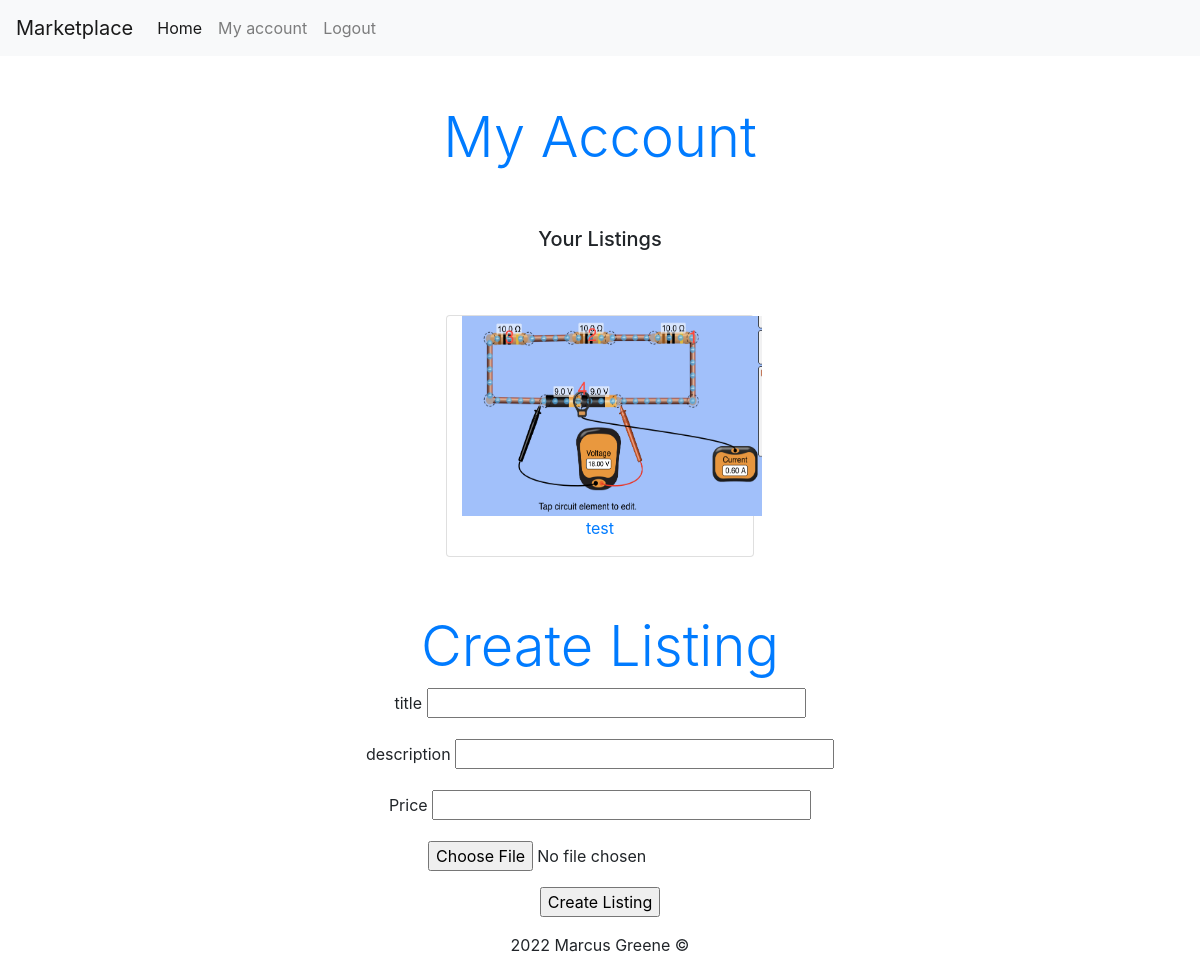
The page /my_account (signed in) on the database as committed earlier.
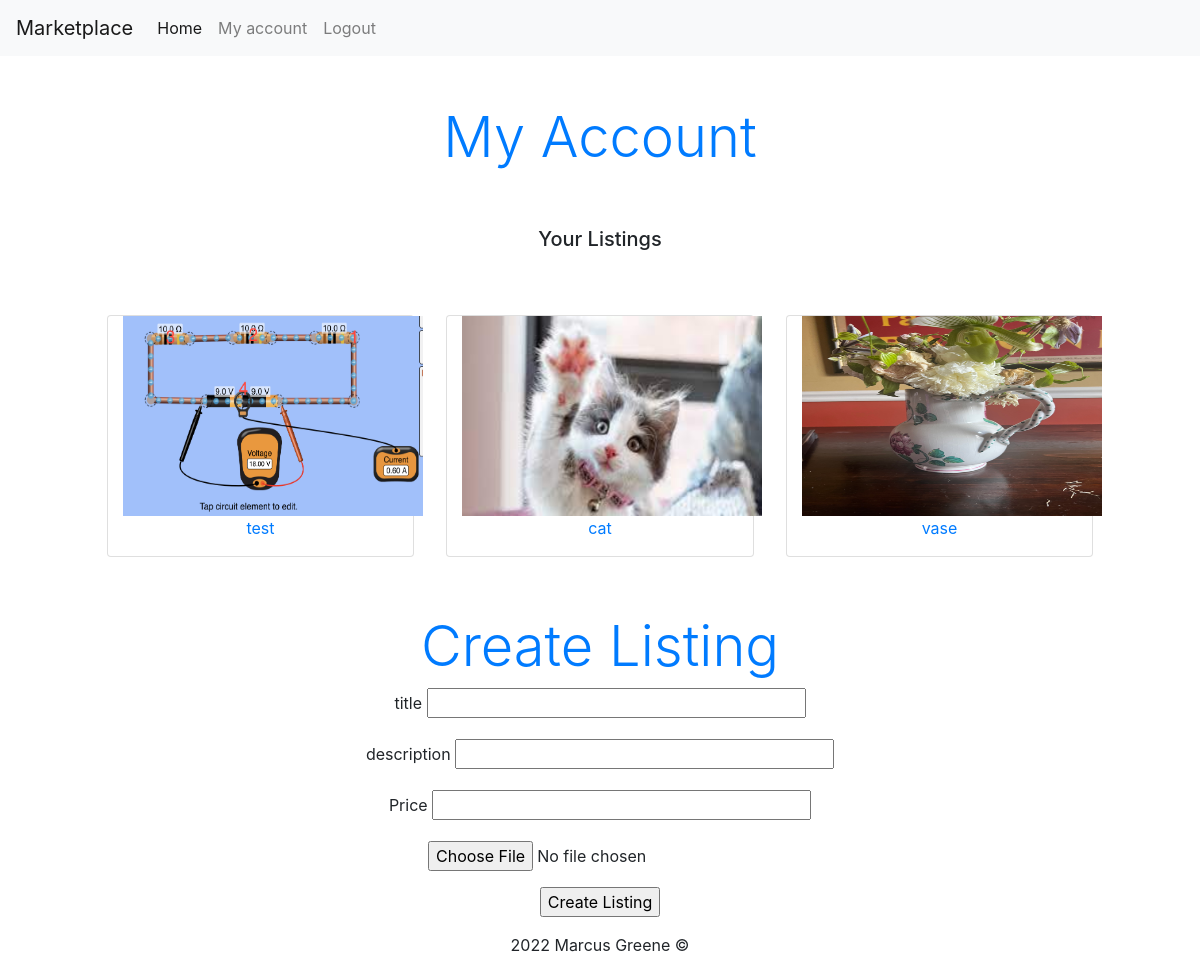
The same page on the database as committed later.
### models.py (models this page shows)
class Listing(db.Model):
    id = db.Column(db.Integer, primary_key=True)
    price = db.Column(db.String(30), index = True, unique=False)
    title = db.Column(db.String(50), index=True, unique=False)
    description = db.Column(db.String(500), unique= False, index=False)
    images = db.Column(db.Text)
    user_id = db.Column(db.Integer, db.ForeignKey("user.id"))

### routes.py (the view, shortened to what this page needs)
@app.route('/my_account', methods=['GET', 'POST'])
def my_account():
  listings = Listing.query.filter_by(user_id=current_user.id).all()
  print(listings)
  form = Newlisting()
  return render_template('selling.html', title = "My Account", form=form, listings = listings)

### forms.py
class Newlisting(FlaskForm):
    title = StringField(label = "title", validators=[DataRequired()])
    description = StringField(label= "description", validators=[DataRequired()])
    price = StringField(label= "Price", validators=[DataRequired()])
    submit = SubmitField("Create Listing")

### models.py (called while the page is built)
@login.user_loader
def load_user(id):
    return User.query.get(int(id))

### templates/selling.html (shortened to what this page needs)
{% extends 'base.html' %}
{% block content %}
<span class="text-center">
<h1 class="text-primary display-4 py-5">My Account</h1>
<h5>Your Listings</h5>
<div class="row justify-content-center py-5">
    {% for listing in listings %}
    <div class="card col-8 col-md-3 justify-content-center mx-3 my-2">
        <img src="{{ url_for('serve_image', filename = listing.images) }}" width = 300 height = 200 alt="{{listing.title}}">
        <a href="/listings/{{listing.id}}"><p>{{listing.title}}</p> </a>
    </div>
    {% endfor %}
</div>
<h3 class = "text-primary display-4">Create Listing</h3>
<form action="" method='POST' enctype="multipart/form-data" novalidate>
    <p>
        {{ form.title.label }}
        {{ form.title(size=32) }}
    </p>
    <p>
        {{ form.description.label }}
        {{ form.description(size=32) }}
    </p>
    <p>
        {{ form.price.label }}
        {{ form.price(size=32) }}
    </p>
    <p>
        <input type="file" name="pic"/>
    </p>
    <p>
        {{ form.submit }}
    </p>
</form>
</span>
{% endblock %}

Rows that differ between the two databases and show on the page:
added Listing: images (picture), title "cat"
added Listing: images (picture), title "vase"
